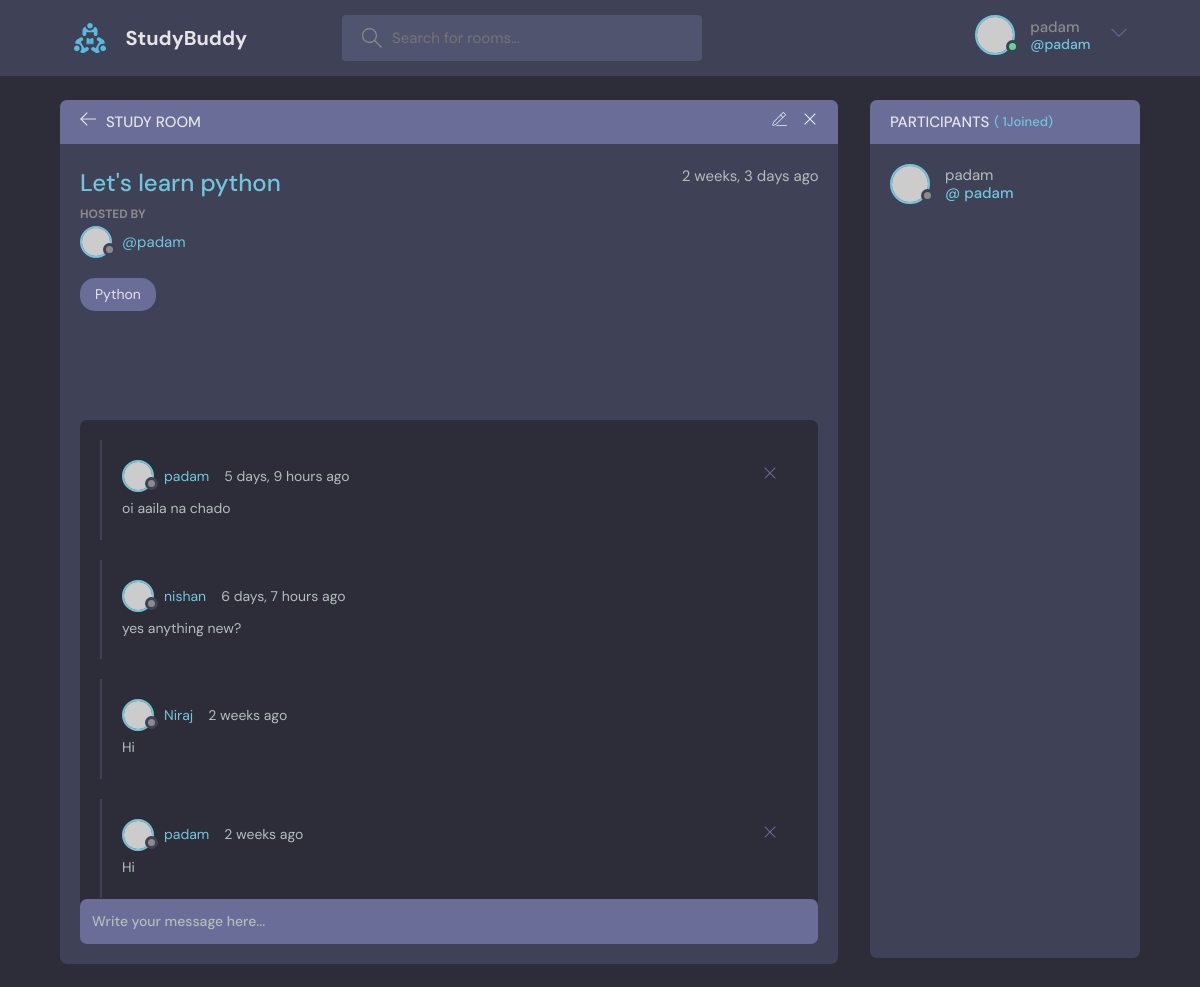
Screenshot of /room/1/ (signed in) with the database file from the repository.
### base/models.py (models this page shows, shortened)
class Room(models.Model):
    host = models.ForeignKey(User,on_delete = models.SET_NULL,null = True)
    topic = models.ForeignKey(Topic,on_delete = models.SET_NULL,null = True)
    name = models.CharField(max_length=200)
    description = models.TextField(null= True,blank = True) #null= true or black= true -- means it cannot be null and black
    participants = models.ManyToManyField(User,related_name='participants' ,blank=True)
    updated = models.DateTimeField(auto_now = True)#it take timestamp everytime whenever updated
    created = models.DateTimeField(auto_now_add = True) #it takes timestapm at the beginning only
    class Meta:
        ordering = ['-updated','-created'] # (-) will make the ordering of lettest item at beginning

class Topic(models.Model):
    name = models.CharField(max_length=200)
    def __str__(self):
        return self.name

class Message(models.Model):
    user = models.ForeignKey(User,on_delete = models.CASCADE)
    room = models.ForeignKey(Room,on_delete=models.CASCADE) #0n_delete= models.CASCADE =>means all the child messages will be deleted
    body= models.TextField()
    updated = models.DateField(auto_now = True)
    created = models.DateTimeField(auto_now_add = True)
    class Meta:
        ordering = ['-updated','-created']

### base/views.py (the view, shortened to what this page needs)
# urls.py: path('room/<str:pk>/',views.room,name="room"),
def room(request,pk):
    room = Room.objects.get(id=pk)
    room_message = room.message_set.all().order_by('-created')
    participants = room.participants.all()
    context = {
        'rooms': room,
        'room_messages':room_message,
        'participant':participants
        }
    return render(request,'base/room.html',context)

### base/templates/base/room.html (shortened to what this page needs)
{% extends 'main.html' %}
{% block content%}
    <main class="profile-page layout layout--2">
      <div class="container">
        <div class="room">
          <div class="room__top">
            <div class="room__topLeft">
              <a href="{% url 'home' %}">
                <svg version="1.1" xmlns="http://www.w3.org/2000/svg" width="32" height="32" viewBox="0 0 32 32">
                  <title>arrow-left</title>
                  <path
                    d="M13.723 2.286l-13.723 13.714 13.719 13.714 1.616-1.611-10.96-10.96h27.625v-2.286h-27.625l10.965-10.965-1.616-1.607z"
                  ></path>
                </svg>
              </a>
              <h3>Study Room</h3>
            </div>
        {% if room.host == room.user %}
            <div class="room__topRight">
              <a href="{% url 'update-room' rooms.id %}">
              </a>
              <a href="{% url 'delete-room' rooms.id %}">
                <svg version="1.1" xmlns="http://www.w3.org/2000/svg" width="32" height="32" viewBox="0 0 32 32">
                  <title>remove</title>
                  <path
                    d="M27.314 6.019l-1.333-1.333-9.98 9.981-9.981-9.981-1.333 1.333 9.981 9.981-9.981 9.98 1.333 1.333 9.981-9.98 9.98 9.98 1.333-1.333-9.98-9.98 9.98-9.981z"
                  ></path>
                </svg>
              </a>
            </div>
          {% endif %}
          </div>
          <div class="room__box scroll">
            <div class="room__header scroll">
              <div class="room__info">
                <h3>{{rooms.name}}</h3>
                <span>{{rooms.created |timesince}} ago</span>
              </div>
              <div class="room__hosted">
                <p>Hosted By</p>
                <a href="{% url 'userProfile' rooms.host.id %}" class="room__author">
                  <div class="avatar avatar--small">
                    <img src="https://randomuser.me/api/portraits/men/37.jpg" />
                  </div>
                  <span>@{{rooms.host.username}}</span>
                </a>
              </div>
              <span class="room__topics">{{rooms.topic}}</span>
            </div>
            <div class="room__conversation">
              <div class="threads scroll">
                {% for message in room_messages %}
                <div class="thread">
                  <div class="thread__top">
                    <div class="thread__author">
                      <a href="{% url 'userProfile' message.user.id %}" class="thread__authorInfo">
                        <div class="avatar avatar--small">
                          <img src="https://randomuser.me/api/portraits/men/37.jpg" />
                        </div>
                        <span>{{message.user.username}}</span>
                      </a>
                      <span class="thread__date">{{message.created|timesince}} ago</span>
                    </div>
                    {% if request.user == message.user %}
                    <a href="{% url 'deleteMessage' message.id %}">
                    <div class="thread__delete">
                      <svg version="1.1" xmlns="http://www.w3.org/2000/svg" width="32" height="32" viewBox="0 0 32 32">
                        <title>remove</title>
                        <path
                          d="M27.314 6.019l-1.333-1.333-9.98 9.981-9.981-9.981-1.333 1.333 9.981 9.981-9.981 9.98 1.333 1.333 9.981-9.98 9.98 9.98 1.333-1.333-9.98-9.98 9.98-9.981z"
                        ></path>
                      </svg>
                    </div>
                  </a>
                    {% endif %}
                  </div>
                  <div class="thread__details">
                 {{message.body}}
                  </div>
                </div>
                {% endfor %}
              </div>
            </div>
          </div>
          <div class="room__message">
            <form action="" method="POST">
              <input name="body" placeholder="Write your message here..." />
            </form>
          </div>
        </div>
        <div class="participants">
          <h3 class="participants__top">Participants <span>( {{participant.count }}Joined)</span></h3>
          <div class="participants__list scroll">
            {% for users in participant %}
            <a href="{% url 'userProfile' users.id %}" class="participant">
              <div class="avatar avatar--medium">
                <img src="https://randomuser.me/api/portraits/men/37.jpg" />
              </div>
              <p>
                {{users.username}}
                <span>@ {{users.username}}</span>
              </p>
            </a>
           {% endfor %}
          </div>
        </div>
      </div>
    </main>
{% endblock content%}

### templates/navbar.html (shortened to what this page needs)
{% load static %}
<header class="header header--loggedIn">
    <div class="container">
      <a href="{% url 'home' %}" class="header__logo">
        <img src="{% static  'images/logo.svg' %}" />
        <h1>StudyBuddy</h1>
      </a>
      <form class="header__search" method="GET" action="{% url 'home' %}">
        <label>
          <input name="q" placeholder="Search for rooms..." />
        </label>
      </form>
      <nav class="header__menu">
        {% if request.user.is_authenticated %}
        <div class="header__user">
          <a href="{% url 'update-user' %}">
            <div class="avatar avatar--medium active">
              <img src="https://randomuser.me/api/portraits/men/37.jpg" />
            </div>
            <p>{{request.user.username}}<span>@{{request.user.username}}</span></p>
          </a>
          <button class="dropdown-button">
            <svg version="1.1" xmlns="http://www.w3.org/2000/svg" width="32" height="32" viewBox="0 0 32 32">
              <title>chevron-down</title>
              <path d="M16 21l-13-13h-3l16 16 16-16h-3l-13 13z"></path>
            </svg>
          </button>
        </div>
        {% else %}
        <a href="{% url 'login_page' %}">
          <img src="{% static 'images/avatar.svg' %}" />
          <p>Login</p>
        </a>
        {% endif %}
      </nav>
    </div>
  </header>

### rows the page displays
Room: name "Let's learn python", created "2 weeks, 3 days", host.username "padam", topic "Python"
Message: user.username "padam", created "5 days, 9 hours", body "oi aaila na chado"
Message: user.username "nishan", created "6 days, 7 hours", body "yes anything new?"
Message: user.username "Niraj", created "2 weeks", body "Hi"
Message: user.username "padam", created "2 weeks", body "Hi"

### other values shown
{{ request.user.username }} "padam"
{{ participant.count }} "1"
{{ users.username }} "padam"
